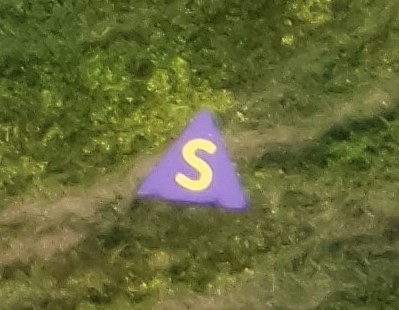
#> input picture kodlar/1/image2.jpg, 399 x 310 px, given in place of the camera
$ python live_yellow_filter.py
#> lines starting #> are read from the running program, lines starting #| are printed output that depends on the picture; after the words box and inside, x2 and y2 are one past the last pixel; in counts of white or black regions, pixels touching at a corner belong together
import cv2
import imutils
import numpy as np

camera = cv2.VideoCapture(0)  # 0


while True:
	_, frame = camera.read()
#> frame is the input picture: shape (310, 399, 3); mean B, G, R 54.3, 105.6, 101.8

	hsv_image = cv2.cvtColor(frame, cv2.COLOR_BGR2HSV)
#> hsv_image: shape (310, 399, 3); mean H, S, V 37.1, 139.9, 109.4

	lower_yellow = (20, 100, 120)
	upper_yellow = (40, 255, 255)

	filtered = cv2.inRange(hsv_image, lower_yellow, upper_yellow)
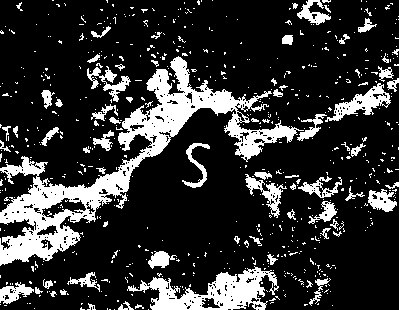
#> filtered: shape (310, 399); 19.6% white; 662 white regions (593 under 20 px), largest, box (x1, y1, x2, y2) and area: (0, 56, 304, 266) 11571, (127, 266, 279, 310) 3007, (325, 83, 391, 122) 873

	# check the result without erosin & dilation
	kernel3 = np.ones((3,3), np.uint8)
	eroded_mask = cv2.erode(filtered, kernel3)
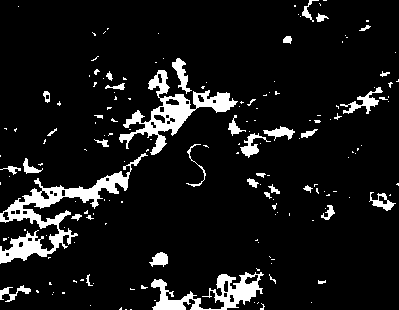
#> eroded_mask: shape (310, 399); 9% white; 172 white regions (135 under 20 px), largest, box (x1, y1, x2, y2) and area: (0, 153, 148, 264) 3243, (119, 70, 238, 155) 2423, (151, 272, 264, 310) 1688
	mask = cv2.dilate(eroded_mask, kernel3)
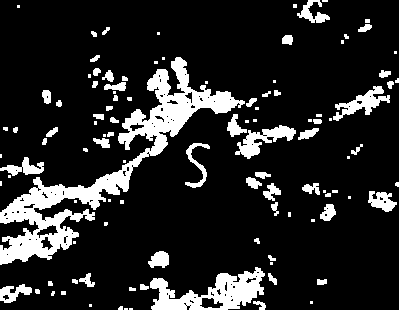
#> mask: shape (310, 399); 14.9% white; 108 white regions (48 under 20 px), largest, box (x1, y1, x2, y2) and area: (0, 57, 245, 265) 8817, (150, 267, 265, 310) 2444, (235, 125, 296, 159) 804
	masked_image = cv2.bitwise_and(frame, frame, mask=mask)
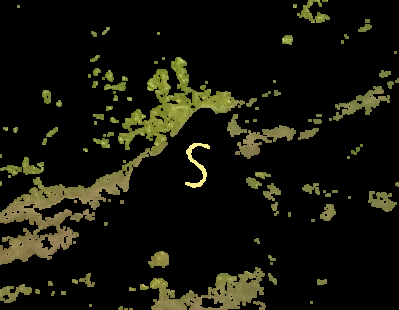
#> masked_image: shape (310, 399, 3); mean B, G, R 10.4, 20, 20.2


	cv2.imshow("frame", frame)
	cv2.imshow("filtered", filtered)
	cv2.imshow("mask", mask)
	cv2.imshow("masked_image", masked_image)
	cv2.waitKey(5)
